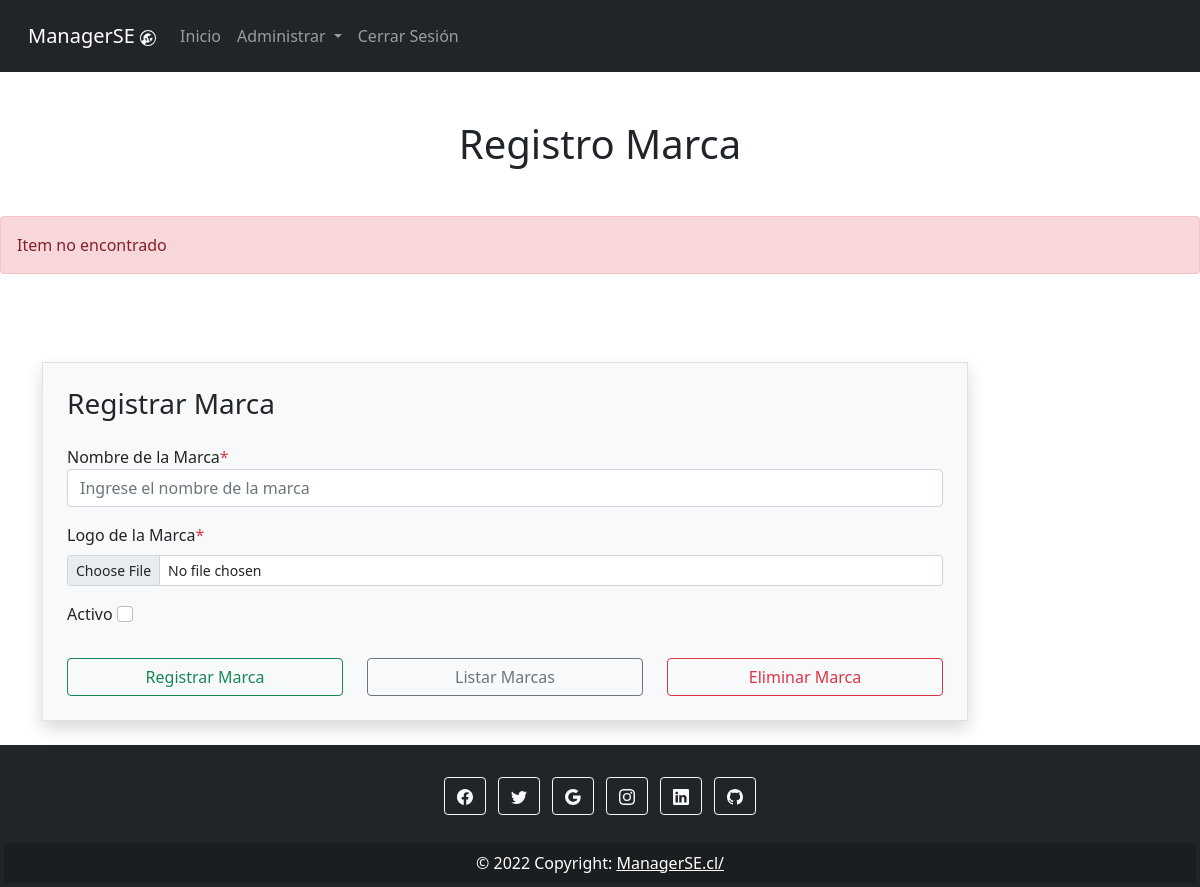
The page /crud/marca/7/ (signed in) on the database as committed earlier.
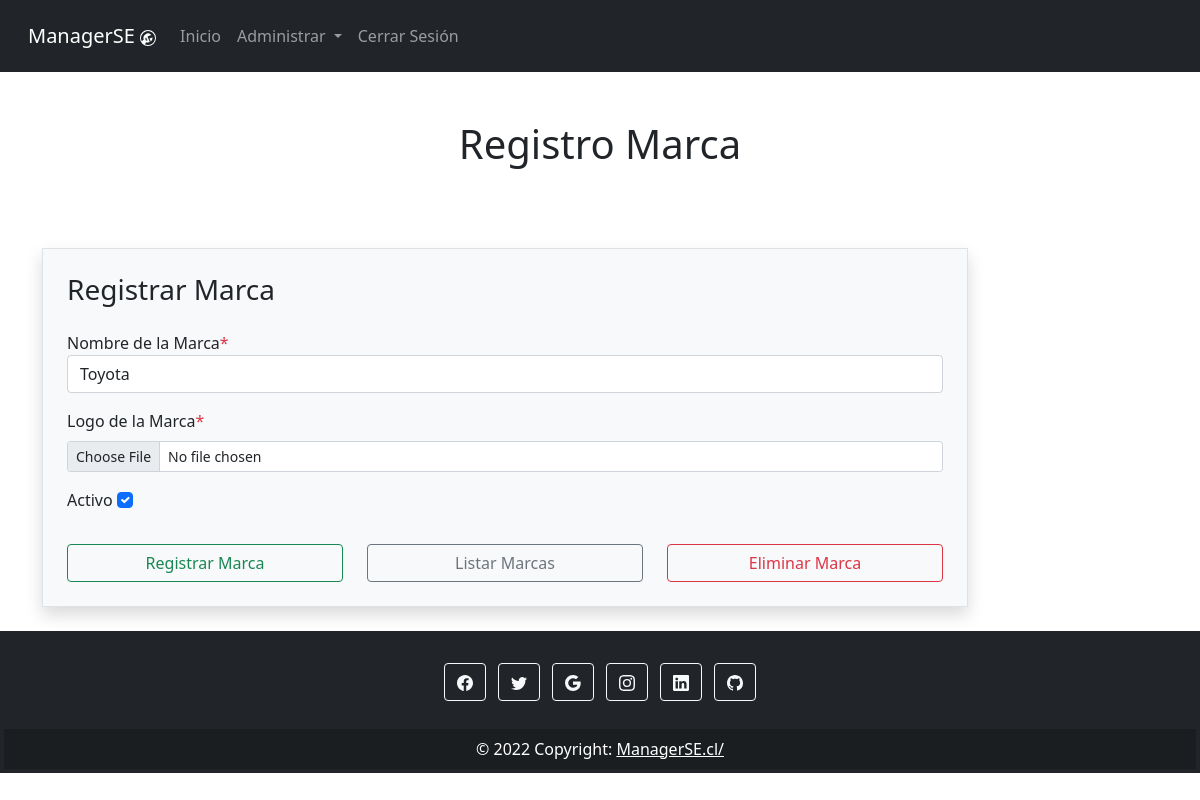
The same page on the database as committed later.
### CRUD/models.py (models this page shows, shortened)
class Marca(models.Model):
    nombreMarca = models.TextField(max_length=50)
    activo = models.BooleanField()
    imgMarca = models.ImageField(upload_to = "marca", null = True)

### CRUD/views.py (the view)
# urls.py: path('marca/<int:id>/', views.viewReadMarca, name="marca"),
@login_required
@staff_member_required
def viewReadMarca(request, id):
    cntx = {}
    try:
        fila = Marca.objects.get(pk = id)
        cntx = {'fila': fila}
    except:
        cntx = {'error': 'Item no encontrado'}
    return render(request, 'marca.html', cntx)

### CRUD/templates/marca.html (shortened to what this page needs)
{% extends "index.html" %}
{% block tituloPagina %}
    <div class="text-center mt-5">
        <h1>Registro Marca</h1>
    </div>
{% endblock %}
{% block mensaje %}
{% if mensaje %}
    <div class="alert alert-success mt-5" role="alert">
        {{ mensaje }}
    </div>
{% elif error %}
    <div class="alert alert-danger mt-5" role="alert">
        {{ error }}
    </div>
{% endif %}
{% endblock %}
{% block contenido %}
<br>
    <div class="container">
        <div class="row">
            <div class="col-md-10 off-md-4">
                <div class="signup-form">
                    <form action="{%url 'marca' %}" method="POST" autocomplete="off" class="mt-5 border p-4 bg-light shadow">
                        <h3 class="mb-4">Registrar Marca</h3>
                        <div class="mb-3 col-md-12">
                            <label for="txtNombre">Nombre de la Marca<span class="text-danger form-label">*</span></label>
                            <input type="text" id="txtNombre" name="txtNombre" placeholder="Ingrese el nombre de la marca" class="txtNombre form-control" value="{{ fila.nombreMarca }}">
                        </div>
                        <div class="mb-3 col-md-12">
                            <label for="formFile" class="form-label">Logo de la Marca<span class="text-danger">*</span></label>
                            <input class="form-control form-control-sm formFile" id="formFile" name="formFile" type="file" value="{{fila.imgMarca}}">
                          </div>
                        <div class="mb-3 col-md-12">
                            <label class="form-check-label" for="chkActivo">Activo</label>
                            <input type="checkbox" name="chkActivo" id="chkActivo" class="form-check-input" value="1" {% if fila.activo %}{{ 'checked' }}{% endif %}>
                        </div>
                        <div class="row">
                          <div class="col-md-4 mt-3">
                            <input type="submit" name="btnCreate" class="btnCreate btn btn-outline-success form-control" value="Registrar Marca">
                          </div>
                          <div class="col-md-4 mt-3">
                            <input type="submit" name="btnRead" class="btnRead btn btn-outline-secondary form-control" value="Listar Marcas">
                          </div>
                          <div class="col-md-4 mt-3">
                            <input type="submit" name="btnDelete" class="btnDelete btn btn-outline-danger form-control" value="Eliminar Marca">
                          </div>
                        </div>
                    </form>
                </div>
            </div>
        </div>
    </div>
{% endblock %}

Rows that differ between the two databases and show on the page:
added Marca: txtNombre "Toyota", activo "☑"
Other text that changed with them:
{{ error }}: "Item no encontrado" → (not shown)
form field chkActivo: "☐" → (not shown)
